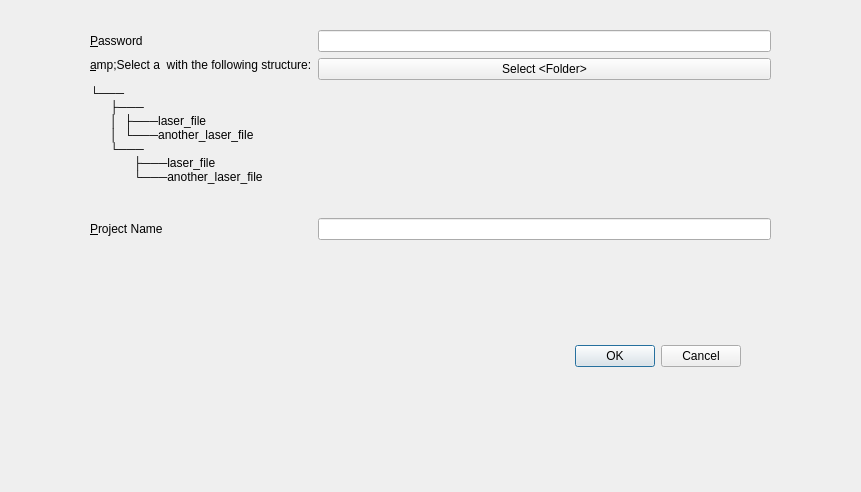
<?xml version="1.0" encoding="UTF-8"?>
<ui version="4.0">
 <class>Dialog</class>
 <widget class="QDialog" name="Dialog">
  <property name="geometry">
   <rect>
    <x>0</x>
    <y>0</y>
    <width>861</width>
    <height>492</height>
   </rect>
  </property>
  <property name="windowTitle">
   <string>Dialog</string>
  </property>
  <widget class="QDialogButtonBox" name="buttonBox">
   <property name="geometry">
    <rect>
     <x>400</x>
     <y>340</y>
     <width>341</width>
     <height>32</height>
    </rect>
   </property>
   <property name="orientation">
    <enum>Qt::Horizontal</enum>
   </property>
   <property name="standardButtons">
    <set>QDialogButtonBox::Cancel|QDialogButtonBox::Ok</set>
   </property>
  </widget>
  <widget class="QWidget" name="">
   <property name="geometry">
    <rect>
     <x>90</x>
     <y>30</y>
     <width>681</width>
     <height>281</height>
    </rect>
   </property>
   <layout class="QFormLayout" name="formLayout">
    <item row="0" column="0">
     <widget class="QLabel" name="label">
      <property name="text">
       <string>&amp;Password</string>
      </property>
      <property name="buddy">
       <cstring>PasswordQLineEdit</cstring>
      </property>
     </widget>
    </item>
    <item row="0" column="1">
     <widget class="QLineEdit" name="PasswordQLineEdit"/>
    </item>
    <item row="1" column="0">
     <widget class="QLabel" name="label_2">
      <property name="text">
       <string>&amp;Select a &lt;FOLDER&gt; with the following structure:

└───&lt;FOLDER&gt;
      ├───&lt;SUBFOLDER_1&gt;
      │  ├───laser_file
      │  └───another_laser_file
      └───&lt;SUBFOLDER_2&gt;
             ├───laser_file
             └───another_laser_file

</string>
      </property>
      <property name="buddy">
       <cstring>selectFolderButton</cstring>
      </property>
     </widget>
    </item>
    <item row="1" column="1">
     <widget class="SelectFolderButton" name="selectFolderButton">
      <property name="text">
       <string>Select &lt;Folder&gt;</string>
      </property>
     </widget>
    </item>
    <item row="2" column="0">
     <widget class="QLabel" name="label_3">
      <property name="text">
       <string>&amp;Project Name</string>
      </property>
      <property name="buddy">
       <cstring>ProjectNameQLineEdit</cstring>
      </property>
     </widget>
    </item>
    <item row="2" column="1">
     <widget class="QLineEdit" name="ProjectNameQLineEdit"/>
    </item>
   </layout>
  </widget>
 </widget>
 <customwidgets>
  <customwidget>
   <class>SelectFolderButton</class>
   <extends>QPushButton</extends>
   <header>myQPushButtons.h</header>
  </customwidget>
 </customwidgets>
 <tabstops>
  <tabstop>PasswordQLineEdit</tabstop>
  <tabstop>selectFolderButton</tabstop>
  <tabstop>ProjectNameQLineEdit</tabstop>
 </tabstops>
 <resources/>
 <connections>
  <connection>
   <sender>buttonBox</sender>
   <signal>rejected()</signal>
   <receiver>Dialog</receiver>
   <slot>reject()</slot>
   <hints>
    <hint type="sourcelabel">
     <x>466</x>
     <y>370</y>
    </hint>
    <hint type="destinationlabel">
     <x>286</x>
     <y>274</y>
    </hint>
   </hints>
  </connection>
 </connections>
</ui>
